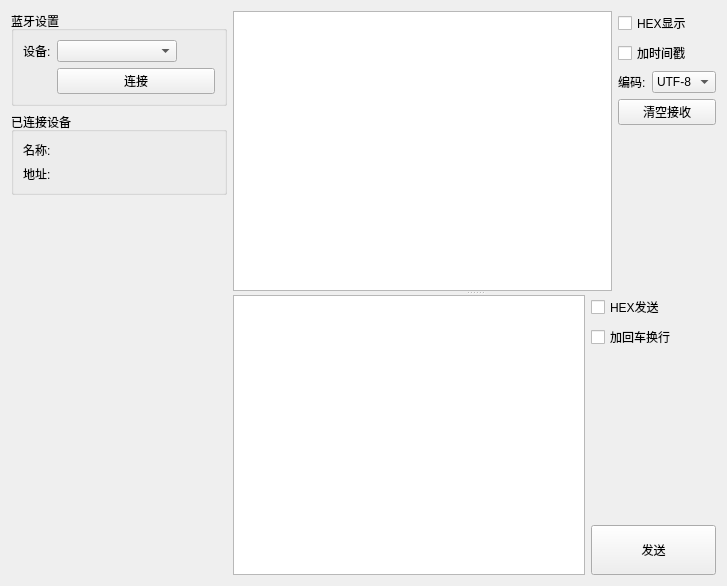
<?xml version="1.0" encoding="UTF-8"?>
<ui version="4.0">
 <class>BluetoothAssisWidget</class>
 <widget class="QWidget" name="BluetoothAssisWidget">
  <property name="geometry">
   <rect>
    <x>0</x>
    <y>0</y>
    <width>727</width>
    <height>586</height>
   </rect>
  </property>
  <property name="windowTitle">
   <string>Form</string>
  </property>
  <layout class="QVBoxLayout" name="verticalLayout_4">
   <item>
    <layout class="QHBoxLayout" name="horizontalLayout" stretch="0,1">
     <item>
      <layout class="QVBoxLayout" name="verticalLayout_3">
       <item>
        <widget class="QGroupBox" name="groupBox">
         <property name="title">
          <string>蓝牙设置</string>
         </property>
         <layout class="QVBoxLayout" name="verticalLayout">
          <item>
           <layout class="QGridLayout" name="gridLayout">
            <item row="0" column="0">
             <widget class="QLabel" name="label">
              <property name="text">
               <string>设备:</string>
              </property>
             </widget>
            </item>
            <item row="0" column="1">
             <widget class="QComboBox" name="cb_devices">
              <property name="minimumSize">
               <size>
                <width>120</width>
                <height>0</height>
               </size>
              </property>
             </widget>
            </item>
            <item row="0" column="2">
             <widget class="QPushButton" name="btn_refresh">
              <property name="maximumSize">
               <size>
                <width>50</width>
                <height>16777215</height>
               </size>
              </property>
              <property name="styleSheet">
               <string notr="true">border:none;</string>
              </property>
              <property name="text">
               <string/>
              </property>
              <property name="icon">
               <iconset resource="resource.qrc">
                <normaloff>:/icon/res/refresh.png</normaloff>:/icon/res/refresh.png</iconset>
              </property>
             </widget>
            </item>
            <item row="1" column="1" colspan="2">
             <widget class="QPushButton" name="btn_connect">
              <property name="minimumSize">
               <size>
                <width>150</width>
                <height>0</height>
               </size>
              </property>
              <property name="text">
               <string>连接</string>
              </property>
             </widget>
            </item>
           </layout>
          </item>
         </layout>
        </widget>
       </item>
       <item>
        <widget class="QGroupBox" name="groupBox_2">
         <property name="title">
          <string>已连接设备</string>
         </property>
         <layout class="QVBoxLayout" name="verticalLayout_2">
          <item>
           <widget class="QLabel" name="lb_name">
            <property name="text">
             <string>名称:</string>
            </property>
           </widget>
          </item>
          <item>
           <widget class="QLabel" name="lb_addr">
            <property name="text">
             <string>地址:</string>
            </property>
           </widget>
          </item>
         </layout>
        </widget>
       </item>
       <item>
        <spacer name="verticalSpacer">
         <property name="orientation">
          <enum>Qt::Vertical</enum>
         </property>
         <property name="sizeHint" stdset="0">
          <size>
           <width>20</width>
           <height>40</height>
          </size>
         </property>
        </spacer>
       </item>
      </layout>
     </item>
     <item>
      <widget class="QSplitter" name="splitter">
       <property name="orientation">
        <enum>Qt::Vertical</enum>
       </property>
       <widget class="QWidget" name="">
        <layout class="QGridLayout" name="gridLayout_2">
         <item row="0" column="0" rowspan="5">
          <widget class="QTextEdit" name="recv_textEdit"/>
         </item>
         <item row="0" column="1" colspan="2">
          <widget class="QCheckBox" name="cb_hex_display">
           <property name="text">
            <string>HEX显示</string>
           </property>
          </widget>
         </item>
         <item row="1" column="1" colspan="2">
          <widget class="QCheckBox" name="cb_time">
           <property name="text">
            <string>加时间戳</string>
           </property>
          </widget>
         </item>
         <item row="2" column="1">
          <widget class="QLabel" name="label_4">
           <property name="text">
            <string>编码:</string>
           </property>
          </widget>
         </item>
         <item row="2" column="2">
          <widget class="QComboBox" name="cb_encode">
           <property name="maximumSize">
            <size>
             <width>80</width>
             <height>16777215</height>
            </size>
           </property>
           <item>
            <property name="text">
             <string>UTF-8</string>
            </property>
           </item>
           <item>
            <property name="text">
             <string>GBK</string>
            </property>
           </item>
          </widget>
         </item>
         <item row="3" column="1" colspan="2">
          <widget class="QPushButton" name="btn_clear">
           <property name="text">
            <string>清空接收</string>
           </property>
          </widget>
         </item>
         <item row="4" column="1" colspan="2">
          <spacer name="verticalSpacer_3">
           <property name="orientation">
            <enum>Qt::Vertical</enum>
           </property>
           <property name="sizeHint" stdset="0">
            <size>
             <width>20</width>
             <height>40</height>
            </size>
           </property>
          </spacer>
         </item>
        </layout>
       </widget>
       <widget class="QWidget" name="">
        <layout class="QGridLayout" name="gridLayout_3">
         <item row="0" column="0" rowspan="4">
          <widget class="QTextEdit" name="send_textEdit"/>
         </item>
         <item row="0" column="1">
          <widget class="QCheckBox" name="cb_hex_send">
           <property name="text">
            <string>HEX发送</string>
           </property>
          </widget>
         </item>
         <item row="1" column="1">
          <widget class="QCheckBox" name="cb_CRLF">
           <property name="text">
            <string>加回车换行</string>
           </property>
          </widget>
         </item>
         <item row="2" column="1">
          <spacer name="verticalSpacer_2">
           <property name="orientation">
            <enum>Qt::Vertical</enum>
           </property>
           <property name="sizeHint" stdset="0">
            <size>
             <width>20</width>
             <height>40</height>
            </size>
           </property>
          </spacer>
         </item>
         <item row="3" column="1">
          <widget class="QPushButton" name="btn_send">
           <property name="minimumSize">
            <size>
             <width>125</width>
             <height>50</height>
            </size>
           </property>
           <property name="text">
            <string>发送</string>
           </property>
          </widget>
         </item>
        </layout>
       </widget>
      </widget>
     </item>
    </layout>
   </item>
  </layout>
 </widget>
 <resources>
  <include location="resource.qrc"/>
 </resources>
 <connections/>
</ui>
